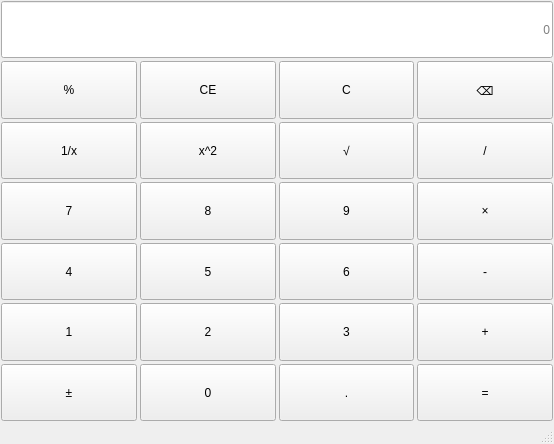
<?xml version="1.0" encoding="UTF-8"?>
<ui version="4.0">
 <class>MainWindow</class>
 <widget class="QMainWindow" name="MainWindow">
  <property name="geometry">
   <rect>
    <x>0</x>
    <y>0</y>
    <width>554</width>
    <height>444</height>
   </rect>
  </property>
  <property name="windowTitle">
   <string>MainWindow</string>
  </property>
  <widget class="QWidget" name="centralwidget">
   <layout class="QVBoxLayout" name="verticalLayout">
    <property name="spacing">
     <number>3</number>
    </property>
    <property name="leftMargin">
     <number>1</number>
    </property>
    <property name="topMargin">
     <number>1</number>
    </property>
    <property name="rightMargin">
     <number>1</number>
    </property>
    <property name="bottomMargin">
     <number>1</number>
    </property>
    <item>
     <layout class="QGridLayout" name="gridLayout">
      <item row="6" column="0">
       <widget class="QPushButton" name="btnSign">
        <property name="sizePolicy">
         <sizepolicy hsizetype="Minimum" vsizetype="Minimum">
          <horstretch>0</horstretch>
          <verstretch>0</verstretch>
         </sizepolicy>
        </property>
        <property name="text">
         <string>±</string>
        </property>
       </widget>
      </item>
      <item row="4" column="0">
       <widget class="QPushButton" name="btnNum4">
        <property name="sizePolicy">
         <sizepolicy hsizetype="Minimum" vsizetype="Minimum">
          <horstretch>0</horstretch>
          <verstretch>0</verstretch>
         </sizepolicy>
        </property>
        <property name="text">
         <string>4</string>
        </property>
       </widget>
      </item>
      <item row="3" column="3">
       <widget class="QPushButton" name="btnMultiply">
        <property name="sizePolicy">
         <sizepolicy hsizetype="Minimum" vsizetype="Minimum">
          <horstretch>0</horstretch>
          <verstretch>0</verstretch>
         </sizepolicy>
        </property>
        <property name="text">
         <string>×</string>
        </property>
       </widget>
      </item>
      <item row="3" column="2">
       <widget class="QPushButton" name="btnNum9">
        <property name="sizePolicy">
         <sizepolicy hsizetype="Minimum" vsizetype="Minimum">
          <horstretch>0</horstretch>
          <verstretch>0</verstretch>
         </sizepolicy>
        </property>
        <property name="text">
         <string>9</string>
        </property>
       </widget>
      </item>
      <item row="2" column="0">
       <widget class="QPushButton" name="btnInverse">
        <property name="sizePolicy">
         <sizepolicy hsizetype="Minimum" vsizetype="Minimum">
          <horstretch>0</horstretch>
          <verstretch>0</verstretch>
         </sizepolicy>
        </property>
        <property name="text">
         <string>1/x</string>
        </property>
       </widget>
      </item>
      <item row="3" column="1">
       <widget class="QPushButton" name="btnNum8">
        <property name="sizePolicy">
         <sizepolicy hsizetype="Minimum" vsizetype="Minimum">
          <horstretch>0</horstretch>
          <verstretch>0</verstretch>
         </sizepolicy>
        </property>
        <property name="text">
         <string>8</string>
        </property>
       </widget>
      </item>
      <item row="5" column="3">
       <widget class="QPushButton" name="btnPlus">
        <property name="sizePolicy">
         <sizepolicy hsizetype="Minimum" vsizetype="Minimum">
          <horstretch>0</horstretch>
          <verstretch>0</verstretch>
         </sizepolicy>
        </property>
        <property name="text">
         <string>+</string>
        </property>
       </widget>
      </item>
      <item row="4" column="1">
       <widget class="QPushButton" name="btnNum5">
        <property name="sizePolicy">
         <sizepolicy hsizetype="Minimum" vsizetype="Minimum">
          <horstretch>0</horstretch>
          <verstretch>0</verstretch>
         </sizepolicy>
        </property>
        <property name="text">
         <string>5</string>
        </property>
       </widget>
      </item>
      <item row="1" column="3">
       <widget class="QPushButton" name="btnDel">
        <property name="sizePolicy">
         <sizepolicy hsizetype="Minimum" vsizetype="Minimum">
          <horstretch>0</horstretch>
          <verstretch>0</verstretch>
         </sizepolicy>
        </property>
        <property name="text">
         <string>⌫</string>
        </property>
       </widget>
      </item>
      <item row="5" column="2">
       <widget class="QPushButton" name="btnNum3">
        <property name="sizePolicy">
         <sizepolicy hsizetype="Minimum" vsizetype="Minimum">
          <horstretch>0</horstretch>
          <verstretch>0</verstretch>
         </sizepolicy>
        </property>
        <property name="text">
         <string>3</string>
        </property>
       </widget>
      </item>
      <item row="6" column="3">
       <widget class="QPushButton" name="btnEqual">
        <property name="sizePolicy">
         <sizepolicy hsizetype="Minimum" vsizetype="Minimum">
          <horstretch>0</horstretch>
          <verstretch>0</verstretch>
         </sizepolicy>
        </property>
        <property name="text">
         <string>=</string>
        </property>
       </widget>
      </item>
      <item row="1" column="2">
       <widget class="QPushButton" name="btnClearAll">
        <property name="sizePolicy">
         <sizepolicy hsizetype="Minimum" vsizetype="Minimum">
          <horstretch>0</horstretch>
          <verstretch>0</verstretch>
         </sizepolicy>
        </property>
        <property name="text">
         <string>C</string>
        </property>
       </widget>
      </item>
      <item row="6" column="1">
       <widget class="QPushButton" name="btnNum0">
        <property name="sizePolicy">
         <sizepolicy hsizetype="Minimum" vsizetype="Minimum">
          <horstretch>0</horstretch>
          <verstretch>0</verstretch>
         </sizepolicy>
        </property>
        <property name="text">
         <string>0</string>
        </property>
       </widget>
      </item>
      <item row="2" column="1">
       <widget class="QPushButton" name="btnSquare">
        <property name="sizePolicy">
         <sizepolicy hsizetype="Minimum" vsizetype="Minimum">
          <horstretch>0</horstretch>
          <verstretch>0</verstretch>
         </sizepolicy>
        </property>
        <property name="text">
         <string>x^2</string>
        </property>
       </widget>
      </item>
      <item row="1" column="1">
       <widget class="QPushButton" name="btnClear">
        <property name="sizePolicy">
         <sizepolicy hsizetype="Minimum" vsizetype="Minimum">
          <horstretch>0</horstretch>
          <verstretch>0</verstretch>
         </sizepolicy>
        </property>
        <property name="text">
         <string>CE</string>
        </property>
       </widget>
      </item>
      <item row="3" column="0">
       <widget class="QPushButton" name="btnNum7">
        <property name="sizePolicy">
         <sizepolicy hsizetype="Minimum" vsizetype="Minimum">
          <horstretch>0</horstretch>
          <verstretch>0</verstretch>
         </sizepolicy>
        </property>
        <property name="text">
         <string>7</string>
        </property>
       </widget>
      </item>
      <item row="2" column="2">
       <widget class="QPushButton" name="btnSqrt">
        <property name="sizePolicy">
         <sizepolicy hsizetype="Minimum" vsizetype="Minimum">
          <horstretch>0</horstretch>
          <verstretch>0</verstretch>
         </sizepolicy>
        </property>
        <property name="text">
         <string>√</string>
        </property>
       </widget>
      </item>
      <item row="4" column="2">
       <widget class="QPushButton" name="btnNum6">
        <property name="sizePolicy">
         <sizepolicy hsizetype="Minimum" vsizetype="Minimum">
          <horstretch>0</horstretch>
          <verstretch>0</verstretch>
         </sizepolicy>
        </property>
        <property name="text">
         <string>6</string>
        </property>
       </widget>
      </item>
      <item row="1" column="0">
       <widget class="QPushButton" name="btnPercentage">
        <property name="sizePolicy">
         <sizepolicy hsizetype="Minimum" vsizetype="Minimum">
          <horstretch>0</horstretch>
          <verstretch>0</verstretch>
         </sizepolicy>
        </property>
        <property name="text">
         <string>%</string>
        </property>
       </widget>
      </item>
      <item row="5" column="1">
       <widget class="QPushButton" name="btnNum2">
        <property name="sizePolicy">
         <sizepolicy hsizetype="Minimum" vsizetype="Minimum">
          <horstretch>0</horstretch>
          <verstretch>0</verstretch>
         </sizepolicy>
        </property>
        <property name="text">
         <string>2</string>
        </property>
       </widget>
      </item>
      <item row="2" column="3">
       <widget class="QPushButton" name="btnDivide">
        <property name="sizePolicy">
         <sizepolicy hsizetype="Minimum" vsizetype="Minimum">
          <horstretch>0</horstretch>
          <verstretch>0</verstretch>
         </sizepolicy>
        </property>
        <property name="text">
         <string>/</string>
        </property>
       </widget>
      </item>
      <item row="4" column="3">
       <widget class="QPushButton" name="btnSub">
        <property name="sizePolicy">
         <sizepolicy hsizetype="Minimum" vsizetype="Minimum">
          <horstretch>0</horstretch>
          <verstretch>0</verstretch>
         </sizepolicy>
        </property>
        <property name="text">
         <string>-</string>
        </property>
       </widget>
      </item>
      <item row="6" column="2">
       <widget class="QPushButton" name="btnPoint">
        <property name="sizePolicy">
         <sizepolicy hsizetype="Minimum" vsizetype="Minimum">
          <horstretch>0</horstretch>
          <verstretch>0</verstretch>
         </sizepolicy>
        </property>
        <property name="text">
         <string>.</string>
        </property>
       </widget>
      </item>
      <item row="5" column="0">
       <widget class="QPushButton" name="btnNum1">
        <property name="sizePolicy">
         <sizepolicy hsizetype="Minimum" vsizetype="Minimum">
          <horstretch>0</horstretch>
          <verstretch>0</verstretch>
         </sizepolicy>
        </property>
        <property name="text">
         <string>1</string>
        </property>
       </widget>
      </item>
      <item row="0" column="0" colspan="4">
       <widget class="QLineEdit" name="display">
        <property name="sizePolicy">
         <sizepolicy hsizetype="Expanding" vsizetype="Preferred">
          <horstretch>0</horstretch>
          <verstretch>0</verstretch>
         </sizepolicy>
        </property>
        <property name="alignment">
         <set>Qt::AlignmentFlag::AlignRight|Qt::AlignmentFlag::AlignTrailing|Qt::AlignmentFlag::AlignVCenter</set>
        </property>
        <property name="placeholderText">
         <string>0</string>
        </property>
       </widget>
      </item>
     </layout>
    </item>
   </layout>
  </widget>
  <widget class="QMenuBar" name="menubar">
   <property name="geometry">
    <rect>
     <x>0</x>
     <y>0</y>
     <width>554</width>
     <height>25</height>
    </rect>
   </property>
  </widget>
  <widget class="QStatusBar" name="statusbar"/>
 </widget>
 <resources/>
 <connections/>
</ui>
